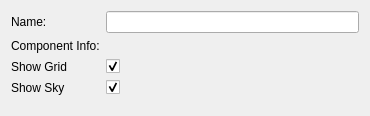
<?xml version="1.0" encoding="UTF-8"?>
<ui version="4.0">
 <class>StudioRenderPluginConfigWidget</class>
 <widget class="tesseract_gui::StudioPluginConfigWidget" name="StudioRenderPluginConfigWidget">
  <property name="geometry">
   <rect>
    <x>0</x>
    <y>0</y>
    <width>370</width>
    <height>116</height>
   </rect>
  </property>
  <property name="windowTitle">
   <string>Form</string>
  </property>
  <layout class="QFormLayout" name="formLayout">
   <item row="1" column="0">
    <widget class="QLabel" name="component_info_label">
     <property name="text">
      <string>Component Info:</string>
     </property>
    </widget>
   </item>
   <item row="0" column="0">
    <widget class="QLabel" name="name_label">
     <property name="text">
      <string>Name:</string>
     </property>
    </widget>
   </item>
   <item row="0" column="1">
    <widget class="QLineEdit" name="name_line_edit"/>
   </item>
   <item row="2" column="0">
    <widget class="QLabel" name="show_grid_label">
     <property name="text">
      <string>Show Grid</string>
     </property>
    </widget>
   </item>
   <item row="2" column="1">
    <widget class="QCheckBox" name="show_grid_check_box">
     <property name="text">
      <string/>
     </property>
     <property name="checkable">
      <bool>true</bool>
     </property>
     <property name="checked">
      <bool>true</bool>
     </property>
    </widget>
   </item>
   <item row="3" column="0">
    <widget class="QLabel" name="show_sky_label">
     <property name="text">
      <string>Show Sky</string>
     </property>
    </widget>
   </item>
   <item row="3" column="1">
    <widget class="QCheckBox" name="show_sky_check_box">
     <property name="text">
      <string/>
     </property>
     <property name="checkable">
      <bool>true</bool>
     </property>
     <property name="checked">
      <bool>true</bool>
     </property>
    </widget>
   </item>
   <item row="1" column="1">
    <widget class="tesseract_gui::ComponentInfoWidget" name="component_info_widget" native="true"/>
   </item>
  </layout>
 </widget>
 <customwidgets>
  <customwidget>
   <class>tesseract_gui::StudioPluginConfigWidget</class>
   <extends>QWidget</extends>
   <header>tesseract_qt/studio/studio_plugin_config_widget.h</header>
   <container>1</container>
  </customwidget>
  <customwidget>
   <class>tesseract_gui::ComponentInfoWidget</class>
   <extends>QWidget</extends>
   <header>tesseract_qt/common/widgets/component_info_widget.h</header>
   <container>1</container>
  </customwidget>
 </customwidgets>
 <resources/>
 <connections/>
</ui>
